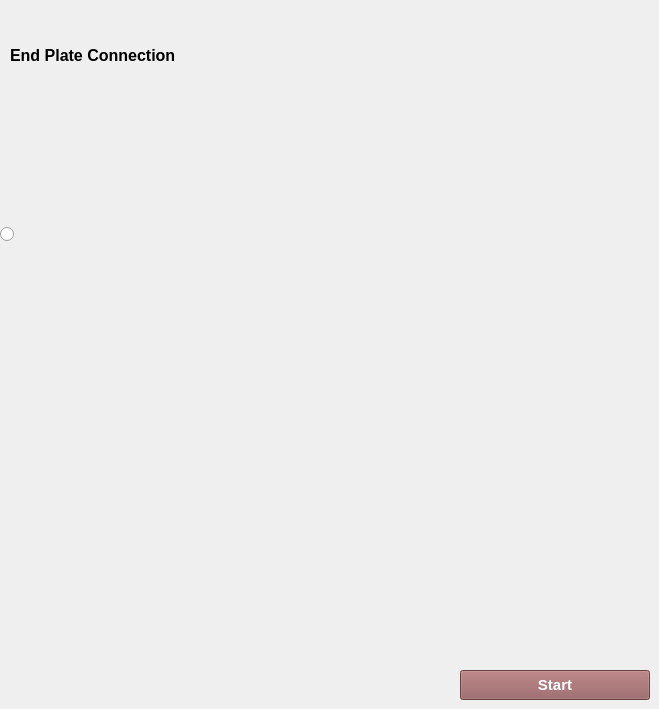
            <widget class="QWidget" name="tab_beamtocolumn">
             <property name="layoutDirection">
              <enum>Qt::RightToLeft</enum>
             </property>
             <attribute name="title">
              <string>Beam To Column</string>
             </attribute>
             <attribute name="whatsThis">
              <string>This connection is under development</string>
             </attribute>
             <widget class="QPushButton" name="btn_start_3">
              <property name="geometry">
               <rect>
                <x>460</x>
                <y>670</y>
                <width>190</width>
                <height>30</height>
               </rect>
              </property>
              <property name="minimumSize">
               <size>
                <width>190</width>
                <height>30</height>
               </size>
              </property>
              <property name="maximumSize">
               <size>
                <width>190</width>
                <height>30</height>
               </size>
              </property>
              <property name="font">
               <font>
                <family>Arial</family>
                <pointsize>11</pointsize>
                <weight>75</weight>
                <bold>true</bold>
               </font>
              </property>
              <property name="focusPolicy">
               <enum>Qt::TabFocus</enum>
              </property>
              <property name="toolTip">
               <string>Enter</string>
              </property>
              <property name="styleSheet">
               <string notr="true">QPushButton::hover
{
   background-color: #d97f7f;
   color:#000000 ;
}

QPushButton
{
background-color: #925a5b;
color:#ffffff;
}</string>
              </property>
              <property name="text">
               <string>Start</string>
              </property>
              <property name="shortcut">
               <string>Return</string>
              </property>
              <property name="checkable">
               <bool>false</bool>
              </property>
              <property name="autoExclusive">
               <bool>false</bool>
              </property>
              <property name="autoDefault">
               <bool>true</bool>
              </property>
             </widget>
             <widget class="QLabel" name="label_8">
              <property name="geometry">
               <rect>
                <x>10</x>
                <y>20</y>
                <width>181</width>
                <height>71</height>
               </rect>
              </property>
              <property name="font">
               <font>
                <family>Arial</family>
                <pointsize>12</pointsize>
                <weight>75</weight>
                <bold>true</bold>
               </font>
              </property>
              <property name="text">
               <string>End Plate Connection</string>
              </property>
             </widget>
             <widget class="QRadioButton" name="rdbtn_endplate_bc">
              <property name="geometry">
               <rect>
                <x>0</x>
                <y>94</y>
                <width>328</width>
                <height>281</height>
               </rect>
              </property>
              <property name="font">
               <font>
                <family>Arial</family>
                <pointsize>12</pointsize>
               </font>
              </property>
              <property name="layoutDirection">
               <enum>Qt::LeftToRight</enum>
              </property>
              <property name="text">
               <string/>
              </property>
              <property name="icon">
               <iconset>
                <normaloff>ResourceFiles/images/beam_column_endplate.png</normaloff>ResourceFiles/images/beam_column_endplate.png</iconset>
              </property>
              <property name="iconSize">
               <size>
                <width>300</width>
                <height>300</height>
               </size>
              </property>
             </widget>
            </widget>
